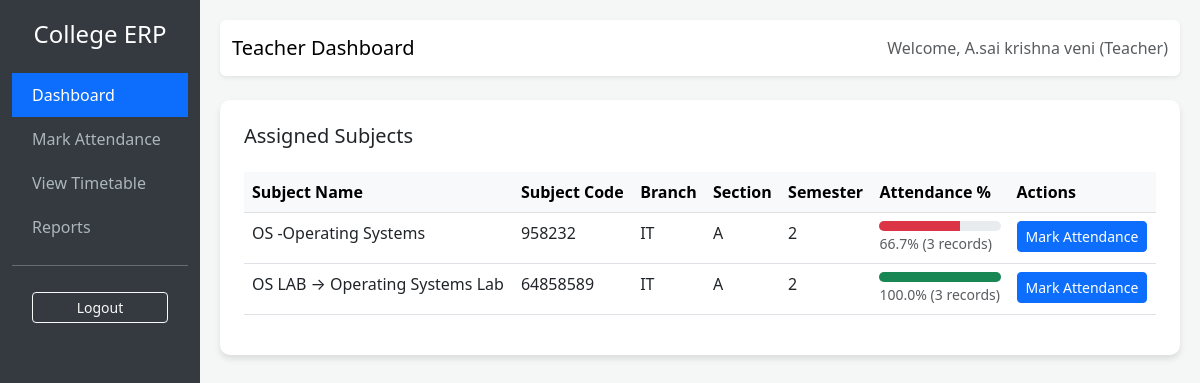
/dashboard/ (signed in), run on the app's committed database.
### attendance/models.py (models this page shows, shortened)
class User(AbstractUser):
    ROLE_CHOICES = (
        ('admin', 'Admin'),
        ('teacher', 'Teacher'),
        ('student', 'Student'),
    )
    role = models.CharField(max_length=10, choices=ROLE_CHOICES, default='admin')

class Subject(models.Model):
    name = models.CharField(max_length=100)
    code = models.CharField(max_length=20, unique=True)
    teacher = models.ForeignKey('Teacher', on_delete=models.SET_NULL, null=True, related_name='subjects')
    class_name = models.CharField(max_length=50, blank=True)
    section = models.CharField(max_length=10, blank=True)
    branch = models.CharField(max_length=50, blank=True)
    semester = models.IntegerField(default=1)

### attendance/views.py (the view)
# urls.py: path('dashboard/', views.dashboard, name='dashboard'),
@login_required
def dashboard(request):
    if request.user.role == 'admin':
        return admin_dashboard(request)
    elif request.user.role == 'teacher':
        return teacher_dashboard(request)
    elif request.user.role == 'student':
        return student_dashboard(request)
    return render(request, 'attendance/dashboard.html')

### attendance/views.py (called while the page is built)
def teacher_dashboard(request):
    teacher = request.user.teacher
    subjects = Subject.objects.filter(teacher=teacher)
    subject_stats = []
    for subject in subjects:
        attendance = Attendance.objects.filter(subject=subject)
        total = attendance.count()
        present = attendance.filter(status='Present').count()
        percent = (present / total * 100) if total > 0 else 0
        subject_stats.append({
            'subject': subject,
            'percent': round(percent, 1),
            'total': total
        })
    context = {
        'subject_stats': subject_stats,
    }
    return render(request, 'attendance/teacher_dashboard.html', context)

### attendance/templates/attendance/teacher_dashboard.html
{% extends 'attendance/base.html' %}
{% block title %}Teacher Dashboard{% endblock %}
{% block content %}
<div class="row">
    <div class="col-md-12">
        <div class="card p-4">
            <h5 class="card-title">Assigned Subjects</h5>
            <table class="table table-hover mt-3">
                <thead class="table-light">
                    <tr>
                        <th>Subject Name</th>
                        <th>Subject Code</th>
                        <th>Branch</th>
                        <th>Section</th>
                        <th>Semester</th>
                        <th>Attendance %</th>
                        <th>Actions</th>
                    </tr>
                </thead>
                <tbody>
                    {% for item in subject_stats %}
                    <tr>
                        <td>{{ item.subject.name }}</td>
                        <td>{{ item.subject.code }}</td>
                        <td>{{ item.subject.branch }}</td>
                        <td>{{ item.subject.section }}</td>
                        <td>{{ item.subject.semester }}</td>
                        <td>
                            <div class="progress" style="height: 10px;">
                                <div class="progress-bar {% if item.percent < 75 %}bg-danger{% else %}bg-success{% endif %}"
                                     role="progressbar" style="width: {{ item.percent }}%"></div>
                            </div>
                            <small class="text-muted">{{ item.percent }}% ({{ item.total }} records)</small>
                        </td>
                        <td>
                            <a href="{% url 'mark_attendance' %}?subject={{ item.subject.id }}&branch={{ item.subject.branch }}&section={{ item.subject.section }}&semester={{ item.subject.semester }}" class="btn btn-sm btn-primary">Mark Attendance</a>
                        </td>
                    </tr>
                    {% empty %}
                    <tr>
                        <td colspan="7" class="text-center text-muted">No subjects assigned.</td>
                    </tr>
                    {% endfor %}
                </tbody>
            </table>
        </div>
    </div>
</div>
{% endblock %}

### attendance/templates/attendance/base.html (shortened to what this page needs)
<!DOCTYPE html>
<html lang="en">
<head>
    <link href="https://cdn.jsdelivr.net/npm/bootstrap@5.3.0/dist/css/bootstrap.min.css" rel="stylesheet">
</head>
<body>
    <div class="container-fluid">
        <div class="row">
            <div class="col-md-2 sidebar d-none d-md-block">
                <h4 class="text-center mb-4">College ERP</h4>
                {% if user.is_authenticated %}
                <a href="{% url 'dashboard' %}" class="{% if request.resolver_match.url_name == 'dashboard' %}active{% endif %}">Dashboard</a>
                {% if user.role == 'teacher' or user.role == 'admin' %}
                <a href="{% url 'mark_attendance' %}" class="{% if request.resolver_match.url_name == 'mark_attendance' %}active{% endif %}">Mark Attendance</a>
                {% endif %}
                <a href="{% url 'timetable_list' %}" class="{% if request.resolver_match.url_name == 'timetable_list' %}active{% endif %}">View Timetable</a>
                <a href="{% url 'attendance_reports' %}" class="{% if request.resolver_match.url_name == 'attendance_reports' %}active{% endif %}">Reports</a>
                <hr>
                <form action="{% url 'logout' %}" method="post" style="padding: 10px 20px;">
                    <button type="submit" class="btn btn-outline-light btn-sm w-100">Logout</button>
                </form>
                {% else %}
                <a href="{% url 'login' %}">Login</a>
                {% endif %}
            </div>
            <div class="col-md-10 content">
                <nav class="navbar navbar-expand-lg navbar-light bg-white mb-4 rounded shadow-sm">
                    <div class="container-fluid">
                        <span class="navbar-brand">{% block title %}Dashboard{% endblock %}</span>
                        <div class="ms-auto">
                            {% if user.is_authenticated %}
                            <span class="text-muted">Welcome, {{ user.username }} ({{ user.role|title }})</span>
                            {% endif %}
                        </div>
                    </div>
                </nav>
                {% block content %}{% endblock %}
            </div>
        </div>
    </div>
</body>
</html>

### attendance/templates/attendance/base.html (style rules this page uses)
body { background-color: #f4f7f6; }
.sidebar { min-height: 100vh; background-color: #343a40; color: white; padding-top: 20px; }
.sidebar a { color: #adb5bd; text-decoration: none; padding: 10px 20px; display: block; }
.sidebar a.active { background-color: #0d6efd; color: white; }
.content { padding: 20px; }
.card { border: none; border-radius: 10px; box-shadow: 0 4px 6px rgba(0,0,0,0.1); }

### data on the page
User: username "A.sai krishna veni", role "Teacher"
Subject: subject.name "OS -Operating Systems", subject.code "958232", subject.branch "IT", subject.section "A", subject.semester "2", percent "66.7", total "3"
Subject: subject.name "OS LAB → Operating Systems Lab", subject.code "64858589", subject.branch "IT", subject.section "A", subject.semester "2", percent "100.0", total "3"
